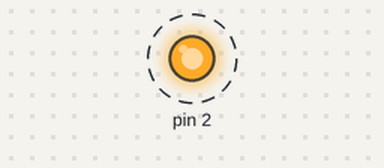
The sketch below on a simulated Arduino Uno, built with avr-gcc and run on an emulated ATmega328P. Shown: output pins drawn as LEDs (lit = HIGH). Dashed ring = blinking.

Above: at 0.2 s.
Timing chart, 0 to 3.0 s (numbered marks = the images above):
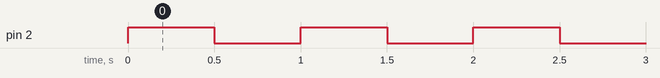

The sketch:

ledOOP.ino
```cpp
#define LED_1 2

class Led {
private:
  byte pin;

public:
  Led(byte pin) {
    this->pin = pin;
    init();
  }

  void init() {
    pinMode(pin, OUTPUT);
    off(0);
  }

  void on(int time) {
    digitalWrite(pin, HIGH);
    delay(time);
  }

  void off(int time) {
    digitalWrite(pin, LOW);
    delay(time);
  }
};

Led led1(LED_1);

void setup() {
  led1.init();
}

void loop() {
  led1.on(500);
  led1.off(500);
}
```

Measured:
- by itself, pin 2: alternates HIGH for 0.50 s and LOW for 0.50 s
